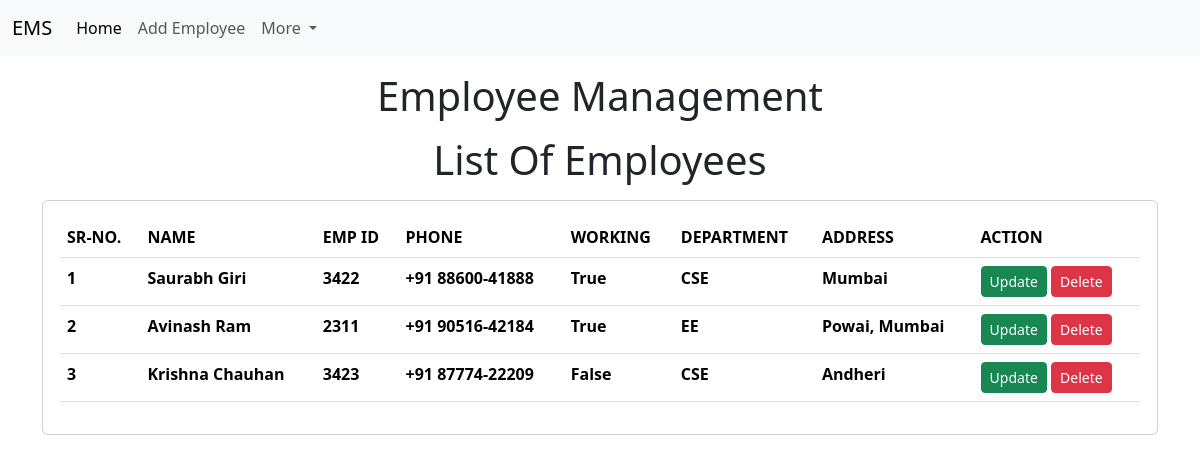
The page /emp/home/ on the database its author committed.
### emp/models.py (models this page shows)
class Emp(models.Model) :
    name = models.CharField(max_length=25)
    emp_id = models.CharField(max_length=5)
    phone = models.CharField(max_length=10)
    address = models.CharField(max_length=256)
    working = models.BooleanField(default=True)
    department = models.CharField(max_length=20)

### emp/views.py (the view)
# urls.py: path('home/', emp_home),
def emp_home(request):
    emp_data = Emp.objects.all() #return all data
    print(" all data fetched ")
    return render(request, 'emp/home.html', {
        'emps' : emp_data
    })

### templates/emp/home.html (shortened to what this page needs)
<!doctype html>
<html lang="en">
  <head>
    <link href="https://cdn.jsdelivr.net/npm/bootstrap@5.3.3/dist/css/bootstrap.min.css" rel="stylesheet">
  </head>
  <body>
    {%include 'emp/navbar.html' %}
    <h1 class="text-center my-3">Employee Management</h1>
    <h1 class="text-center my-3">List Of Employees</h1>
    <div class="container">
      <div class="row">
        <div class="col-md-12">
          <div class="card">
            <div class="card-body">
              <table class="table">
                <thead>
                  <tr>
                    <th>SR-NO.</th>
                    <th>NAME</th>
                    <th>EMP ID</th>
                    <th>PHONE</th>
                    <th>WORKING</th>
                    <th>DEPARTMENT</th>
                    <th>ADDRESS</th>
                    <th>ACTION</th>
                  </tr>
                </thead>
                <tbody>
                  {% for e in emps%}
                  <tr>
                    <th>{{forloop.counter}}</th>
                    <th>{{e.name}}</th>
                    <th>{{e.emp_id}}</th>
                    <th>{{e.phone}}</th>
                    <th>{{e.working}}</th>
                    <th>{{e.department}}</th>
                    <th>{{e.address}}</th>
                    <th>
                      <a href="emp/update-emp/{{e.id}}" class="btn btn-success btn-sm">Update</a>
                      <a href="emp/delete-emp/{{e.id}}" class="btn btn-danger btn-sm">Delete</button>
                    </th>
                  </tr>
                  {% endfor %}
                </tbody>
              </table>
            </div>
          </div>
        </div>
      </div>
    </div>
  </body>
</html>

### templates/emp/navbar.html (shortened to what this page needs)
<nav class="navbar navbar-expand-lg bg-body-tertiary">
    <div class="container-fluid">
      <a class="navbar-brand" href="#">EMS</a>
      <div class="collapse navbar-collapse" id="navbarSupportedContent">
        <ul class="navbar-nav me-auto mb-2 mb-lg-0">
          <li class="nav-item">
            <a class="nav-link active" aria-current="page" href="/emp/home">Home</a>
          </li>
          <li class="nav-item">
            <a class="nav-link" href="/emp/add-emp/">Add Employee</a>
          </li>
          <li class="nav-item dropdown">
            <a class="nav-link dropdown-toggle" href="#" role="button" data-bs-toggle="dropdown" aria-expanded="false">
              More
            </a>
        </li>
        </ul>
      </div>
    </div>
  </nav>

### rows shown on the page
Emp: name "Saurabh Giri", emp_id "3422", phone "+91 88600-41888", working "True", department "CSE", address "Mumbai"
Emp: name "Avinash Ram", emp_id "2311", phone "+91 90516-42184", working "True", department "EE", address "Powai, Mumbai"
Emp: name "Krishna Chauhan", emp_id "3423", phone "+91 87774-22209", working "False", department "CSE", address "Andheri"
